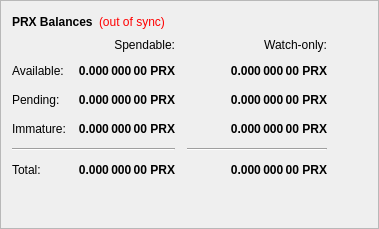
        <widget class="QFrame" name="frame">
         <property name="frameShape">
          <enum>QFrame::StyledPanel</enum>
         </property>
         <property name="frameShadow">
          <enum>QFrame::Raised</enum>
         </property>
         <layout class="QVBoxLayout" name="verticalLayout_4">
          <item>
           <layout class="QHBoxLayout" name="horizontalLayout_4">
            <item>
             <widget class="QLabel" name="label_5">
              <property name="font">
               <font>
                <weight>75</weight>
                <bold>true</bold>
               </font>
              </property>
              <property name="text">
               <string>PRX Balances</string>
              </property>
             </widget>
            </item>
            <item>
             <widget class="QLabel" name="labelWalletStatus">
              <property name="cursor">
               <cursorShape>WhatsThisCursor</cursorShape>
              </property>
              <property name="toolTip">
               <string>The displayed information may be out of date. Your wallet automatically synchronizes with the Prius network after a connection is established, but this process has not completed yet.</string>
              </property>
              <property name="styleSheet">
               <string notr="true">QLabel { color: red; }</string>
              </property>
              <property name="text">
               <string notr="true">(out of sync)</string>
              </property>
              <property name="alignment">
               <set>Qt::AlignLeading|Qt::AlignLeft|Qt::AlignVCenter</set>
              </property>
             </widget>
            </item>
            <item>
             <spacer name="horizontalSpacer_3">
              <property name="orientation">
               <enum>Qt::Horizontal</enum>
              </property>
              <property name="sizeHint" stdset="0">
               <size>
                <width>40</width>
                <height>20</height>
               </size>
              </property>
             </spacer>
            </item>
           </layout>
          </item>
          <item>
           <layout class="QGridLayout" name="gridLayout">
            <property name="spacing">
             <number>12</number>
            </property>
            <item row="2" column="2">
             <widget class="QLabel" name="labelWatchPending">
              <property name="font">
               <font>
                <weight>75</weight>
                <bold>true</bold>
               </font>
              </property>
              <property name="cursor">
               <cursorShape>IBeamCursor</cursorShape>
              </property>
              <property name="toolTip">
               <string>Unconfirmed transactions to watch-only addresses</string>
              </property>
              <property name="text">
               <string notr="true">0.000 000 00 PRX</string>
              </property>
              <property name="alignment">
               <set>Qt::AlignRight|Qt::AlignTrailing|Qt::AlignVCenter</set>
              </property>
              <property name="textInteractionFlags">
               <set>Qt::LinksAccessibleByMouse|Qt::TextSelectableByKeyboard|Qt::TextSelectableByMouse</set>
              </property>
             </widget>
            </item>
            <item row="2" column="1">
             <widget class="QLabel" name="labelUnconfirmed">
              <property name="font">
               <font>
                <weight>75</weight>
                <bold>true</bold>
               </font>
              </property>
              <property name="cursor">
               <cursorShape>IBeamCursor</cursorShape>
              </property>
              <property name="toolTip">
               <string>Total of transactions that have yet to be confirmed, and do not yet count toward the spendable balance</string>
              </property>
              <property name="text">
               <string notr="true">0.000 000 00 PRX</string>
              </property>
              <property name="alignment">
               <set>Qt::AlignRight|Qt::AlignTrailing|Qt::AlignVCenter</set>
              </property>
              <property name="textInteractionFlags">
               <set>Qt::LinksAccessibleByMouse|Qt::TextSelectableByKeyboard|Qt::TextSelectableByMouse</set>
              </property>
             </widget>
            </item>
            <item row="3" column="2">
             <widget class="QLabel" name="labelWatchImmature">
              <property name="font">
               <font>
                <weight>75</weight>
                <bold>true</bold>
               </font>
              </property>
              <property name="cursor">
               <cursorShape>IBeamCursor</cursorShape>
              </property>
              <property name="toolTip">
               <string>Staked or masternode rewards in watch-only addresses that has not yet matured</string>
              </property>
              <property name="text">
               <string notr="true">0.000 000 00 PRX</string>
              </property>
              <property name="alignment">
               <set>Qt::AlignRight|Qt::AlignTrailing|Qt::AlignVCenter</set>
              </property>
              <property name="textInteractionFlags">
               <set>Qt::LinksAccessibleByMouse|Qt::TextSelectableByKeyboard|Qt::TextSelectableByMouse</set>
              </property>
             </widget>
            </item>
            <item row="4" column="0" colspan="2">
             <widget class="Line" name="lineSpendableBalance">
              <property name="orientation">
               <enum>Qt::Horizontal</enum>
              </property>
             </widget>
            </item>
            <item row="4" column="2">
             <widget class="Line" name="lineWatchBalance">
              <property name="sizePolicy">
               <sizepolicy hsizetype="Preferred" vsizetype="Fixed">
                <horstretch>0</horstretch>
                <verstretch>0</verstretch>
               </sizepolicy>
              </property>
              <property name="minimumSize">
               <size>
                <width>140</width>
                <height>0</height>
               </size>
              </property>
              <property name="orientation">
               <enum>Qt::Horizontal</enum>
              </property>
             </widget>
            </item>
            <item row="5" column="0">
             <widget class="QLabel" name="labelTotalText">
              <property name="text">
               <string>Total:</string>
              </property>
             </widget>
            </item>
            <item row="3" column="1">
             <widget class="QLabel" name="labelImmature">
              <property name="font">
               <font>
                <weight>75</weight>
                <bold>true</bold>
               </font>
              </property>
              <property name="cursor">
               <cursorShape>IBeamCursor</cursorShape>
              </property>
              <property name="toolTip">
               <string>Staked or masternode rewards that has not yet matured</string>
              </property>
              <property name="text">
               <string notr="true">0.000 000 00 PRX</string>
              </property>
              <property name="alignment">
               <set>Qt::AlignRight|Qt::AlignTrailing|Qt::AlignVCenter</set>
              </property>
              <property name="textInteractionFlags">
               <set>Qt::LinksAccessibleByMouse|Qt::TextSelectableByKeyboard|Qt::TextSelectableByMouse</set>
              </property>
             </widget>
            </item>
            <item row="2" column="3">
             <spacer name="horizontalSpacer_2">
              <property name="orientation">
               <enum>Qt::Horizontal</enum>
              </property>
              <property name="sizeHint" stdset="0">
               <size>
                <width>40</width>
                <height>20</height>
               </size>
              </property>
             </spacer>
            </item>
            <item row="3" column="0">
             <widget class="QLabel" name="labelImmatureText">
              <property name="text">
               <string>Immature:</string>
              </property>
             </widget>
            </item>
            <item row="5" column="1">
             <widget class="QLabel" name="labelTotal">
              <property name="font">
               <font>
                <weight>75</weight>
                <bold>true</bold>
               </font>
              </property>
              <property name="cursor">
               <cursorShape>IBeamCursor</cursorShape>
              </property>
              <property name="toolTip">
               <string>Your current total balance</string>
              </property>
              <property name="text">
               <string notr="true">0.000 000 00 PRX</string>
              </property>
              <property name="alignment">
               <set>Qt::AlignRight|Qt::AlignTrailing|Qt::AlignVCenter</set>
              </property>
              <property name="textInteractionFlags">
               <set>Qt::LinksAccessibleByMouse|Qt::TextSelectableByKeyboard|Qt::TextSelectableByMouse</set>
              </property>
             </widget>
            </item>
            <item row="5" column="2">
             <widget class="QLabel" name="labelWatchTotal">
              <property name="font">
               <font>
                <weight>75</weight>
                <bold>true</bold>
               </font>
              </property>
              <property name="cursor">
               <cursorShape>IBeamCursor</cursorShape>
              </property>
              <property name="toolTip">
               <string>Current total balance in watch-only addresses</string>
              </property>
              <property name="text">
               <string notr="true">0.000 000 00 PRX</string>
              </property>
              <property name="alignment">
               <set>Qt::AlignRight|Qt::AlignTrailing|Qt::AlignVCenter</set>
              </property>
              <property name="textInteractionFlags">
               <set>Qt::LinksAccessibleByMouse|Qt::TextSelectableByKeyboard|Qt::TextSelectableByMouse</set>
              </property>
             </widget>
            </item>
            <item row="0" column="2">
             <widget class="QLabel" name="labelWatchonly">
              <property name="text">
               <string>Watch-only:</string>
              </property>
              <property name="alignment">
               <set>Qt::AlignRight|Qt::AlignTrailing|Qt::AlignVCenter</set>
              </property>
             </widget>
            </item>
            <item row="1" column="0">
             <widget class="QLabel" name="labelBalanceText">
              <property name="text">
               <string>Available:</string>
              </property>
             </widget>
            </item>
            <item row="1" column="1">
             <widget class="QLabel" name="labelBalance">
              <property name="font">
               <font>
                <weight>75</weight>
                <bold>true</bold>
               </font>
              </property>
              <property name="cursor">
               <cursorShape>IBeamCursor</cursorShape>
              </property>
              <property name="toolTip">
               <string>Your current spendable balance</string>
              </property>
              <property name="text">
               <string notr="true">0.000 000 00 PRX</string>
              </property>
              <property name="alignment">
               <set>Qt::AlignRight|Qt::AlignTrailing|Qt::AlignVCenter</set>
              </property>
              <property name="textInteractionFlags">
               <set>Qt::LinksAccessibleByMouse|Qt::TextSelectableByKeyboard|Qt::TextSelectableByMouse</set>
              </property>
             </widget>
            </item>
            <item row="1" column="2">
             <widget class="QLabel" name="labelWatchAvailable">
              <property name="font">
               <font>
                <weight>75</weight>
                <bold>true</bold>
               </font>
              </property>
              <property name="cursor">
               <cursorShape>IBeamCursor</cursorShape>
              </property>
              <property name="toolTip">
               <string>Your current balance in watch-only addresses</string>
              </property>
              <property name="text">
               <string notr="true">0.000 000 00 PRX</string>
              </property>
              <property name="alignment">
               <set>Qt::AlignRight|Qt::AlignTrailing|Qt::AlignVCenter</set>
              </property>
              <property name="textInteractionFlags">
               <set>Qt::LinksAccessibleByMouse|Qt::TextSelectableByKeyboard|Qt::TextSelectableByMouse</set>
              </property>
             </widget>
            </item>
            <item row="2" column="0">
             <widget class="QLabel" name="labelPendingText">
              <property name="text">
               <string>Pending:</string>
              </property>
             </widget>
            </item>
            <item row="0" column="1">
             <widget class="QLabel" name="labelSpendable">
              <property name="text">
               <string>Spendable:</string>
              </property>
              <property name="alignment">
               <set>Qt::AlignRight|Qt::AlignTrailing|Qt::AlignVCenter</set>
              </property>
             </widget>
            </item>
           </layout>
          </item>
          <item>
           <spacer name="verticalSpacer_4">
            <property name="orientation">
             <enum>Qt::Vertical</enum>
            </property>
            <property name="sizeHint" stdset="0">
             <size>
              <width>20</width>
              <height>40</height>
             </size>
            </property>
           </spacer>
          </item>
         </layout>
        </widget>
